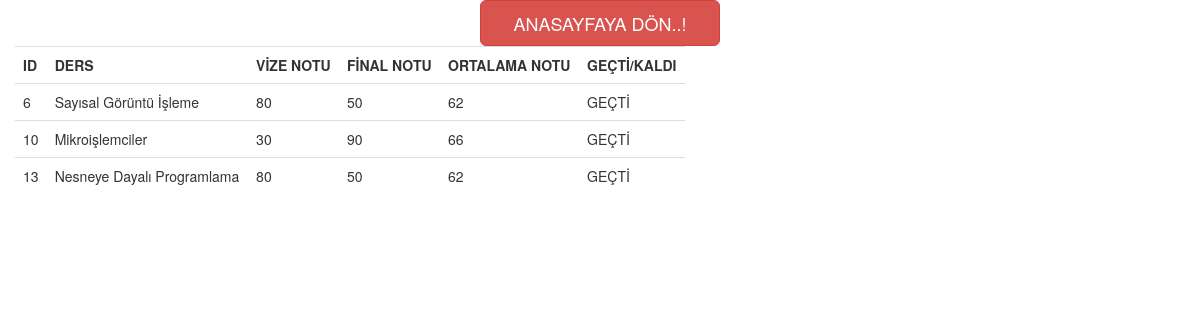
The page /notlistesi.php?oNo=8 on the database its author committed.
### tables this page shows
CREATE TABLE IF NOT EXISTS `notlis` (
  `id` int(11) NOT NULL AUTO_INCREMENT,
  `ogrNo` int(11) NOT NULL,
  `dersAdi` varchar(45) NOT NULL,
  `vize` varchar(3) DEFAULT NULL,
  `final` varchar(3) DEFAULT NULL,
  `ortalama` varchar(3) DEFAULT NULL,
  `durum` varchar(45) DEFAULT NULL,
  PRIMARY KEY (`id`)
);

### notlistesi.php (the view, shortened to what this page needs)
<!doctype html>
<html>
	<head>
		<link rel="stylesheet" href="CSS.css">
		<link rel="stylesheet" href="https://maxcdn.bootstrapcdn.com/bootstrap/3.3.7/css/bootstrap.min.css">
	</head>
	<body>
		<div class="ortala">
		<a href="index.php" style="margin-left:40%;width:20%;" class="btn btn-danger btn-lg">ANASAYFAYA DÖN..!</a>
		</div>
	</body>
</html>
<?php
include("veri.php");
?>
<div class="col-md-7">
				<table class="table">
					<tr>
						<th>ID</th>
						<th>DERS</th>
						<th>VİZE NOTU</th>
						<th>FİNAL NOTU</th>
						<th>ORTALAMA NOTU</th>
						<th>GEÇTİ/KALDI</th>
					</tr>
					<?php
						$sorgu = $baglanti->query("SELECT * FROM notlis WHERE ogrNo =".(int)$_GET['oNo']);
						while ($sonuc=$sorgu->fetch(PDO::FETCH_ASSOC)){
							$id=$sonuc['id'];
							$dersAdi=$sonuc['dersAdi'];
							$vize=$sonuc['vize'];
							$final=$sonuc['final'];
							$ortalama=$sonuc['ortalama'];
							$durum=$sonuc['durum'];
					?>
							<tr>
								<td><?php echo $id;?></td>
								<td><?php echo $dersAdi;?></td>
								<td><?php echo $vize;?></td>
								<td><?php echo $final;?></td>
								<td><?php echo $ortalama;?></td>
								<td><?php echo $durum;?></td>
							</tr>
					<?php
						}
					?>
				</table>
			</div>

### rows shown on the page
notlis: id "6", dersAdi "Sayısal Görüntü İşleme", vize "80", final "50", ortalama "62", durum "GEÇTİ"
notlis: id "10", dersAdi "Mikroişlemciler", vize "30", final "90", ortalama "66", durum "GEÇTİ"
notlis: id "13", dersAdi "Nesneye Dayalı Programlama", vize "80", final "50", ortalama "62", durum "GEÇTİ"
